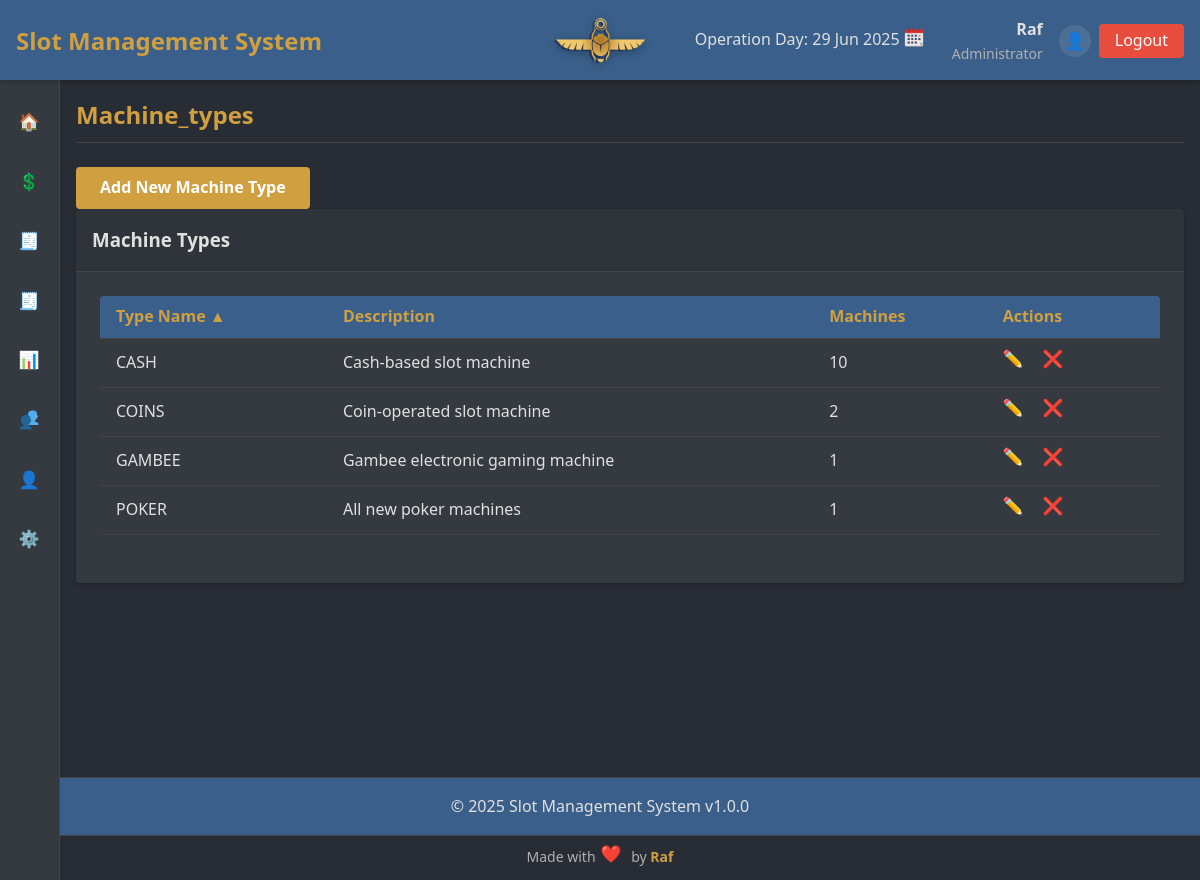
Page /index.php?page=machine_types (signed in) on the committed database.
### tables this page shows
CREATE TABLE `machine_types` (
  `id` int NOT NULL AUTO_INCREMENT,
  `name` varchar(50) NOT NULL,
  `description` text,
  `created_at` timestamp NULL DEFAULT CURRENT_TIMESTAMP,
  `updated_at` timestamp NULL DEFAULT CURRENT_TIMESTAMP ON UPDATE CURRENT_TIMESTAMP,
  PRIMARY KEY (`id`),
  UNIQUE KEY `name` (`name`)
);

### includes/functions.php (called while the page is built, shortened)
<?php
function has_permission($required_role) {
    $user_role = $_SESSION['user_role'] ?? '';
    if ($user_role === 'admin') {
        return true;
    }
    return false;
}
function icon($name) {
    return ICON_PATH . '/' . $name . '.png';
}
?>

### pages/machine_types/list.php (the view, shortened to what this page needs)
<?php
$sort_column = isset($_GET['sort']) ? $_GET['sort'] : 'name';
$sort_order = isset($_GET['order']) ? $_GET['order'] : 'ASC';
$toggle_order = $sort_order == 'ASC' ? 'DESC' : 'ASC';
try {
    $query = "
        SELECT mt.*, COUNT(m.id) as machine_count
        FROM machine_types mt
        LEFT JOIN machines m ON mt.id = m.type_id
        GROUP BY mt.id
    ";
    if ($sort_column == 'name') {
        $query .= " ORDER BY mt.name $sort_order";
    } else if ($sort_column == 'machine_count') {
        $query .= " ORDER BY machine_count $sort_order";
    }
    $stmt = $conn->query($query);
    $types = $stmt->fetchAll();
} catch (PDOException $e) {
    echo "Database error: " . $e->getMessage();
    $types = [];
}
?>
<div class="machine-types-list fade-in">
    <?php if ($can_edit): ?>
    <div class="action-buttons">
        <a href="index.php?page=machine_types&action=create" class="btn btn-primary">Add New Machine Type</a>
    </div>
    <?php endif; ?>
    <div class="card">
        <div class="card-header">
            <h3>Machine Types</h3>
        </div>
        <div class="card-body">
            <div class="table-container">
                <table>
                    <thead>
                        <tr>
                            <th>
                                <a href="index.php?page=machine_types&sort=name&order=<?php echo $sort_column == 'name' ? $toggle_order : 'ASC'; ?>">
                                    Type Name
                                    <?php if ($sort_column == 'name'): ?>
                                        <span class="sort-indicator"><?php echo $sort_order == 'ASC' ? '▲' : '▼'; ?></span>
                                    <?php endif; ?>
                                </a>
                            </th>
                            <th>Description</th>
                            <th>
                                <a href="index.php?page=machine_types&sort=machine_count&order=<?php echo $sort_column == 'machine_count' ? $toggle_order : 'ASC'; ?>">
                                    Machines
                                </a>
                            </th>
                            <th>Actions</th>
                        </tr>
                    </thead>
                    <tbody>
                        <?php if (empty($types)): ?>
                            <tr>
                                <td colspan="4" class="text-center">No machine types found</td>
                            </tr>
                        <?php else: ?>
                            <?php foreach ($types as $type): ?>
                                <tr>
                                    <td><?php echo htmlspecialchars($type['name']); ?></td>
                                    <td><?php echo htmlspecialchars($type['description'] ?? 'N/A'); ?></td>
                                    <td><?php echo $type['machine_count']; ?></td>
                                    <td>
                                        <?php if ($can_edit): ?>
                                            <a href="index.php?page=machine_types&action=edit&id=<?php echo $type['id']; ?>" class="action-btn edit-btn" data-tooltip="Edit"><span class="menu-icon"><img src="<?= icon('edit') ?>"/></span></a>
                                            <a href="index.php?page=machine_types&action=delete&id=<?php echo $type['id']; ?>" class="action-btn delete-btn" data-tooltip="Delete" data-confirm="Are you sure you want to delete this machine type?"><span class="menu-icon"><img src="<?= icon('delete') ?>"/></span></a>
                                        <?php endif; ?>
                                    </td>
                                </tr>
                            <?php endforeach; ?>
                        <?php endif; ?>
                    </tbody>
                </table>
            </div>
        </div>
    </div>
</div>

### assets/css/styles.css (style rules this page uses)
:root { --primary-color: #3a5f8a; --secondary-color: #d0a040; --accent-color: #e74c3c; --dark-bg: #282c34; --light-bg: #343a40; --text-light: #e0e0e0; --text-muted: #b0b0b0; --success-color: #2ecc71; --warning-color: #f39c12; --danger-color: #e74c3c; --border-color: #444444; --spacing-xs: 0.25rem; --spacing-sm: 0.5rem; --spacing-md: 1rem; --spacing-lg: 1.5rem; --spacing-xl: 2rem; --font-xs: 0.75rem; --font-sm: 0.875rem; --font-md: 1rem; --font-lg: 1.25rem; --font-xl: 1.5rem; --font-xxl: 2rem; --border-radius: 4px; --box-shadow: 0 2px 4px rgba(0, 0, 0, 0.2); --transition-speed: 0.3s; --sidebar-width-expanded: 250px; --sidebar-width-collapsed: 60px; }
* { margin: 0; padding: 0; box-sizing: border-box; }
body { font-family: 'Segoe UI', Tahoma, Geneva, Verdana, sans-serif; background-color: var(--dark-bg); color: var(--text-light); line-height: 1.6; padding-top: 80px; }
a { color: var(--secondary-color); text-decoration: none; transition: color var(--transition-speed); }
.menu-icon { display: inline-flex; align-items: center; justify-content: center; width: 24px; height: 24px; margin-right: var(--spacing-sm); flex-shrink: 0; min-width: 24px; }
.menu-icon img { width: 20px; height: 20px; max-width: 100%; object-fit: contain; }
.btn { display: inline-block; padding: var(--spacing-sm) var(--spacing-lg); border: none; border-radius: var(--border-radius); cursor: pointer; font-weight: bold; text-align: center; transition: all var(--transition-speed); }
.btn-primary { background-color: var(--secondary-color); color: white; }
.table-container { overflow-x: auto; margin-bottom: var(--spacing-lg); }
table { width: 100%; border-collapse: collapse; background-color: var(--light-bg); border-radius: var(--border-radius); overflow: hidden; }
th, td { padding: var(--spacing-sm) var(--spacing-md); text-align: left; border-bottom: 1px solid var(--border-color); }
th { background-color: var(--primary-color); color: var(--secondary-color); font-weight: bold; }
.card { background-color: var(--light-bg); border-radius: var(--border-radius); box-shadow: var(--box-shadow); margin-bottom: var(--spacing-lg); }
.card-header { padding: var(--spacing-md); border-bottom: 1px solid var(--border-color); background-color: rgba(0, 0, 0, 0.1); }
.card-body { padding: var(--spacing-lg); }
.action-btn { display: inline-flex; align-items: center; justify-content: center; width: 32px; height: 32px; border-radius: 50%; background-color: transparent; color: var(--text-light); margin-right: var(--spacing-xs); transition: all var(--transition-speed); }
.menu-icon { display: inline-block; height: auto; margin-right: 8px; vertical-align: middle; }
.menu-icon img { width: 20px; height: auto; max-width: 100%; }
.fade-in { animation: fadeIn var(--transition-speed); }

### rows in the picture
machine_types: name "CASH", description "Cash-based slot machine", machine_count "10"
machine_types: name "COINS", description "Coin-operated slot machine", machine_count "2"
machine_types: name "GAMBEE", description "Gambee electronic gaming machine", machine_count "1"
machine_types: name "POKER", description "All new poker machines", machine_count "1"

### other values in the picture
$app_name "Slot Management System"
$_SESSION['username'] "Raf"
$user_roles[$_SESSION['user_role']] "Administrator"
$app_version "1.0.0"
